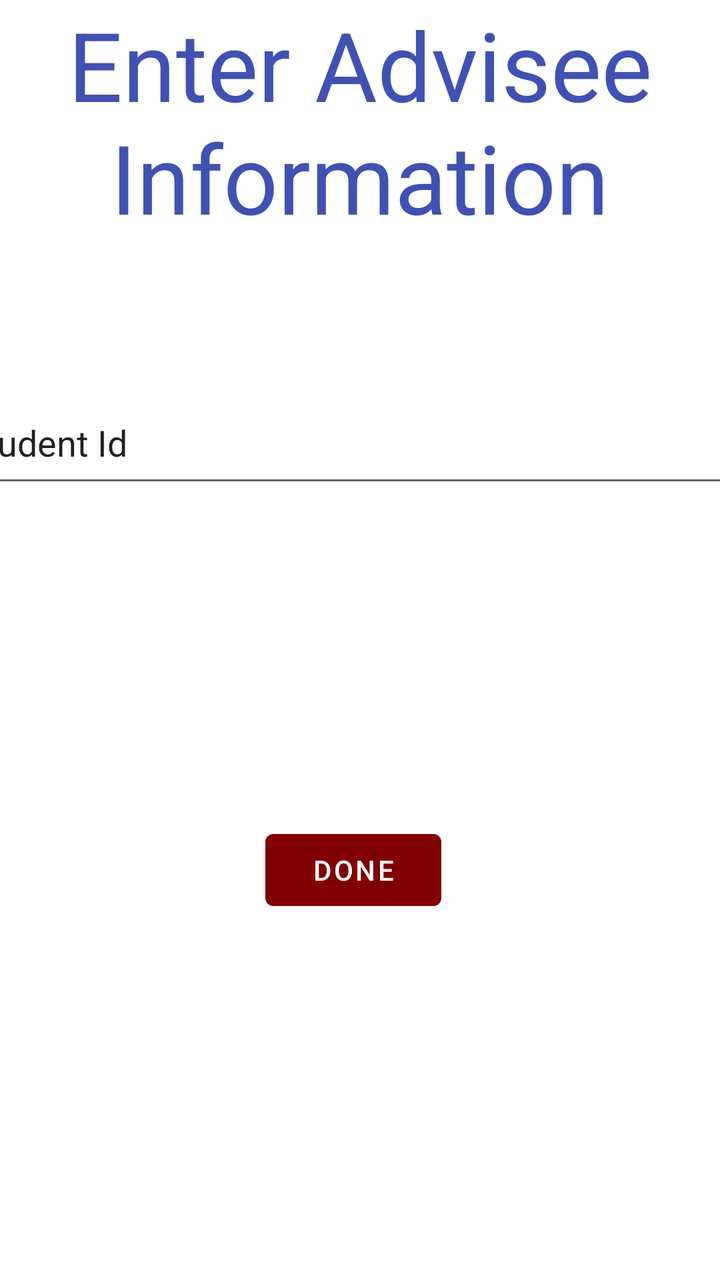
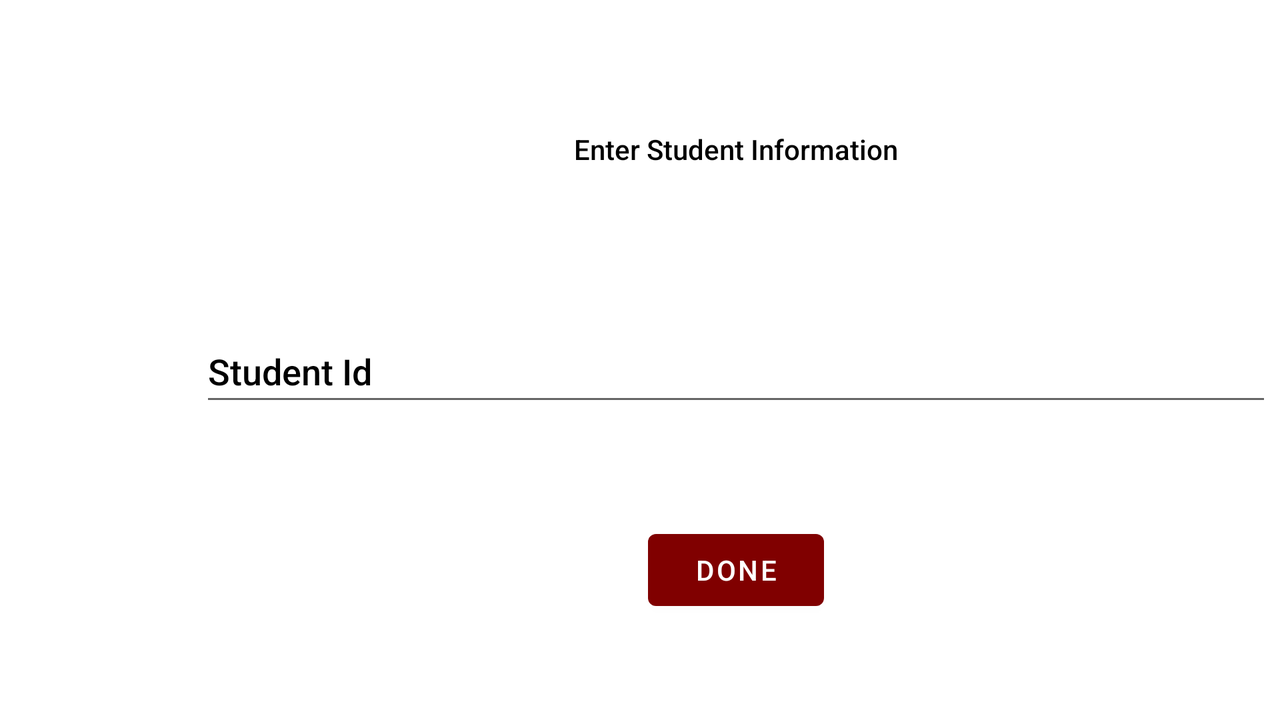

Compare how this app lays out the same screen by default and in its alternative resource folder. The renders come first, then the two layout files and the values they reference.
<!-- AndroidManifest.xml: application theme Theme.Team2a -->
<!-- res/layout/fragment_delete_advisee.xml -->
<?xml version="1.0" encoding="utf-8"?>
<FrameLayout xmlns:android="http://schemas.android.com/apk/res/android"
    xmlns:app="http://schemas.android.com/apk/res-auto"
    xmlns:tools="http://schemas.android.com/tools"
    android:layout_width="match_parent"
    android:layout_height="match_parent"
    tools:context=".view.AddAdviseeViewFragment">

    <androidx.constraintlayout.widget.ConstraintLayout
        android:layout_width="match_parent"
        android:layout_height="match_parent">

        <TextView
            android:id="@+id/textView8"
            android:layout_width="wrap_content"
            android:layout_height="wrap_content"
            android:text="Enter Advisee Information"
            android:textAlignment="center"
            android:textColor="#3F51B5"
            android:textSize="48sp"
            app:layout_constraintStart_toStartOf="parent"
            app:layout_constraintTop_toTopOf="parent" />

        <EditText
            android:id="@+id/studentIdlabel2"
            android:layout_width="413dp"
            android:layout_height="58dp"
            android:layout_marginStart="8dp"
            android:layout_marginTop="70dp"
            android:ems="10"
            android:inputType="textPersonName"
            android:text="@string/studentIdLabel"
            app:layout_constraintEnd_toEndOf="parent"
            app:layout_constraintStart_toStartOf="parent"
            app:layout_constraintTop_toBottomOf="@+id/textView8" />

        <Button
            android:id="@+id/button"
            android:layout_width="wrap_content"
            android:layout_height="wrap_content"
            android:layout_marginStart="158dp"
            android:layout_marginTop="162dp"
            android:layout_marginEnd="165dp"
            android:layout_marginBottom="181dp"
            android:text="@string/doneLabel"
            app:layout_constraintBottom_toBottomOf="parent"
            app:layout_constraintEnd_toEndOf="parent"
            app:layout_constraintStart_toStartOf="parent"
            app:layout_constraintTop_toBottomOf="@+id/studentIdlabel2" />

    </androidx.constraintlayout.widget.ConstraintLayout>
</FrameLayout>
<!-- resources referenced by this layout -->
<resources>
  <string name="doneLabel"> DONE</string>
  <string name="studentIdLabel">Student Id</string>
  <style name="Theme.Team2a" parent="Theme.MaterialComponents.DayNight.DarkActionBar">
          
          <item name="colorPrimary">@color/maroon</item>
          <item name="colorPrimaryVariant">@color/maroon</item>
          <item name="colorOnPrimary">@color/white</item>
          
          <item name="colorSecondary">@color/teal_200</item>
          <item name="colorSecondaryVariant">@color/teal_700</item>
          <item name="colorOnSecondary">@color/black</item>
          
          <item name="android:statusBarColor" tools:targetApi="l">?attr/colorPrimaryVariant</item>
          
      </style>
  <color name="maroon">#800000</color>
  <color name="white">#FFFFFFFF</color>
  <color name="teal_200">#FF03DAC5</color>
  <color name="teal_700">#FF018786</color>
  <color name="black">#FF000000</color>
</resources>
<!-- res/layout-land/fragment_delete_advisee.xml (the repository's variant of the layout above) -->
<!-- drawn on the phone turned sideways -->
<?xml version="1.0" encoding="utf-8"?>
<FrameLayout xmlns:android="http://schemas.android.com/apk/res/android"
    xmlns:app="http://schemas.android.com/apk/res-auto"
    xmlns:tools="http://schemas.android.com/tools"
    android:layout_width="match_parent"
    android:layout_height="match_parent"
    tools:context=".view.AddAdviseeViewFragment">

    <androidx.constraintlayout.widget.ConstraintLayout
        android:layout_width="736dp"
        android:layout_height="match_parent">

        <com.google.android.material.textfield.TextInputEditText
            android:id="@+id/editStudentId2"
            android:layout_width="match_parent"
            android:layout_height="wrap_content"
            android:layout_marginStart="100dp"
            android:layout_marginTop="32dp"
            android:layout_marginEnd="100dp"
            android:layout_marginBottom="24dp"
            android:fontFamily="sans-serif-medium"
            android:hint="@string/studentIdLabel"
            android:inputType="number"
            android:maxLength="9"
            android:minHeight="48dp"
            android:numeric="signed"
            android:singleLine="true"
            android:textColorHint="@color/black"
            app:layout_constraintBottom_toBottomOf="parent"
            app:layout_constraintEnd_toEndOf="parent"
            app:layout_constraintHorizontal_bias="0.5"
            app:layout_constraintStart_toStartOf="parent"
            app:layout_constraintTop_toTopOf="parent" />

        <TextView
            android:id="@+id/addAdviseeMenuLabel2"
            android:layout_width="wrap_content"
            android:layout_height="wrap_content"
            android:layout_marginTop="34dp"
            android:layout_marginBottom="16dp"
            android:clickable="true"
            android:fontFamily="sans-serif-medium"
            android:minHeight="48dp"
            android:text="@string/advisorAddStudentMenuLabel"
            android:textColor="@color/black"
            app:layout_constraintBottom_toTopOf="@+id/editStudentId2"
            app:layout_constraintEnd_toEndOf="parent"
            app:layout_constraintStart_toStartOf="parent"
            app:layout_constraintTop_toTopOf="parent" />

        <Button
            android:id="@+id/button"
            android:layout_width="wrap_content"
            android:layout_height="wrap_content"
            android:layout_marginStart="158dp"
            android:layout_marginTop="50dp"
            android:layout_marginEnd="165dp"
            android:layout_marginBottom="48dp"
            android:text="@string/doneLabel"
            app:layout_constraintBottom_toBottomOf="parent"
            app:layout_constraintEnd_toEndOf="parent"
            app:layout_constraintHorizontal_bias="0.511"
            app:layout_constraintStart_toStartOf="parent"
            app:layout_constraintTop_toBottomOf="@+id/editStudentId2" />

    </androidx.constraintlayout.widget.ConstraintLayout>
</FrameLayout>
<!-- resources referenced by the variant -->
<!-- as the phone turned sideways resolves them -->
<resources>
  <color name="black">#FF000000</color>
  <string name="advisorAddStudentMenuLabel">Enter Student Information</string>
  <string name="doneLabel"> DONE</string>
  <string name="studentIdLabel">Student Id</string>
  <style name="Theme.Team2a" parent="Theme.MaterialComponents.DayNight.DarkActionBar">
          
          <item name="colorPrimary">@color/maroon</item>
          <item name="colorPrimaryVariant">@color/maroon</item>
          <item name="colorOnPrimary">@color/white</item>
          
          <item name="colorSecondary">@color/teal_200</item>
          <item name="colorSecondaryVariant">@color/teal_700</item>
          <item name="colorOnSecondary">@color/black</item>
          
          <item name="android:statusBarColor" tools:targetApi="l">?attr/colorPrimaryVariant</item>
          
      </style>
  <color name="maroon">#800000</color>
  <color name="white">#FFFFFFFF</color>
  <color name="teal_200">#FF03DAC5</color>
  <color name="teal_700">#FF018786</color>
</resources>
